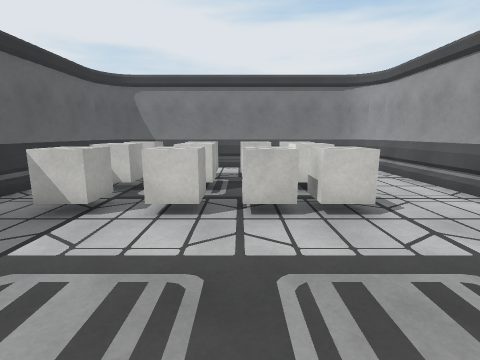
view 1 (above)

22 first-person views from a walk through a Unity game level. The camera is 1.5 m above the floor, tilts 10° down and sees 85° across. Doors are open. The floor is counted in squares, 1 m on a side. Each view is taken from the middle of a square. On the plan, view 1 faces up. The plan holds only what a view shows up to about 14 squares ahead; the rest is blank. The place goes on beyond the plan. The player is left out. Some animated figures are left out. Surface patterns are stand-ins for the level's own textures.

view 2
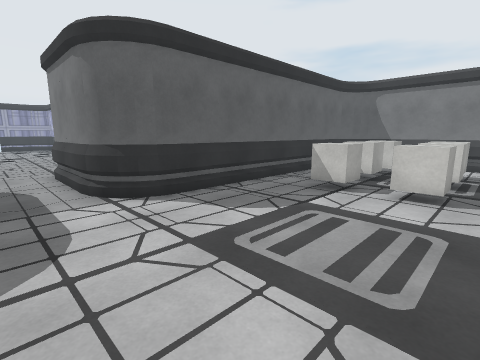

view 3
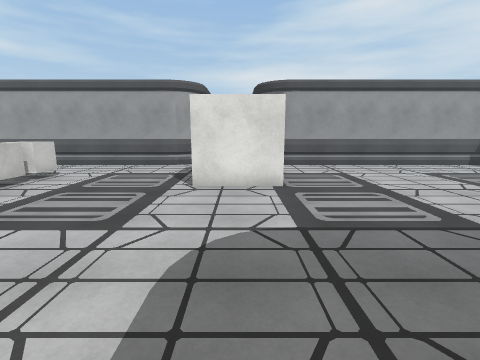

view 4
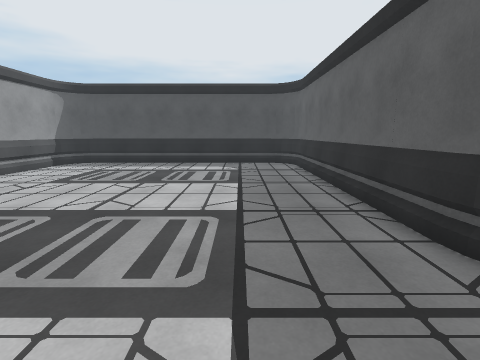

view 5
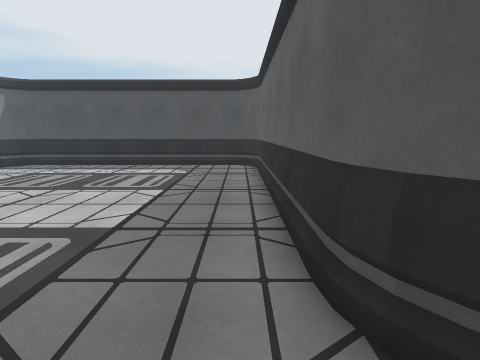

view 6
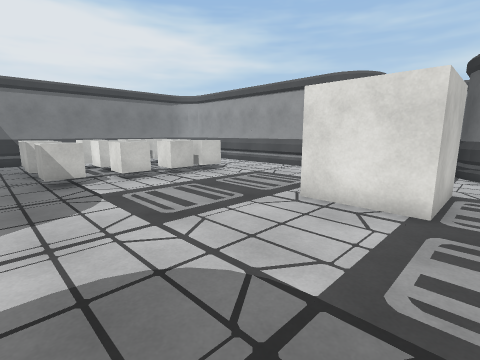

view 7
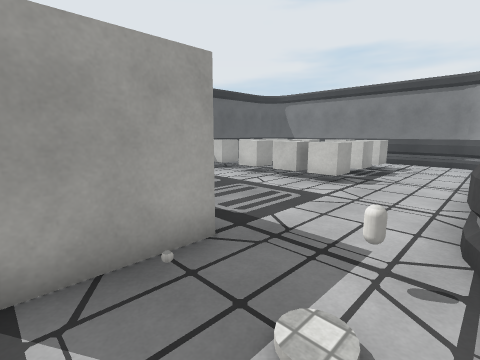

view 8
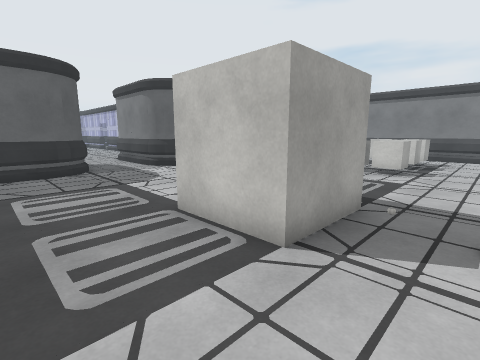

view 9
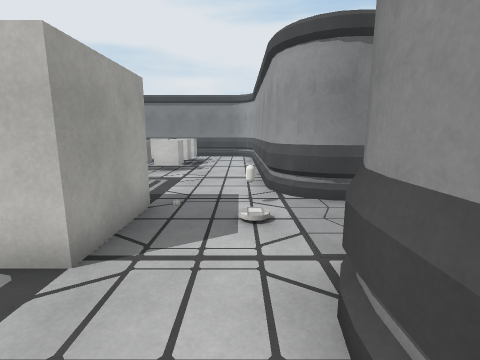

view 10
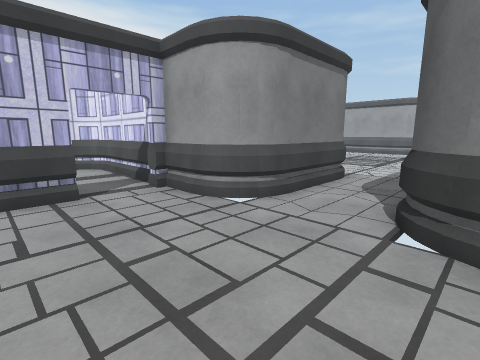

view 11
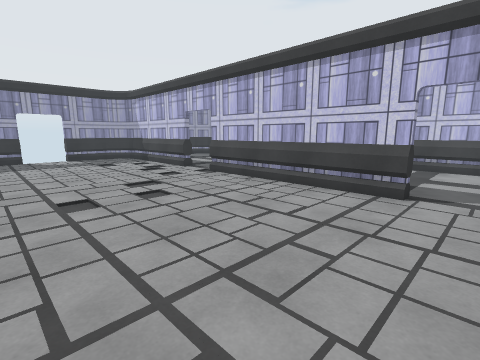

view 12
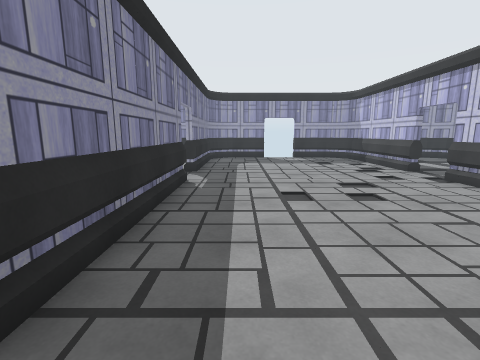

view 13
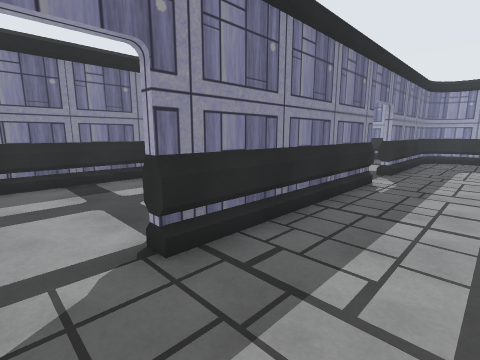

view 14
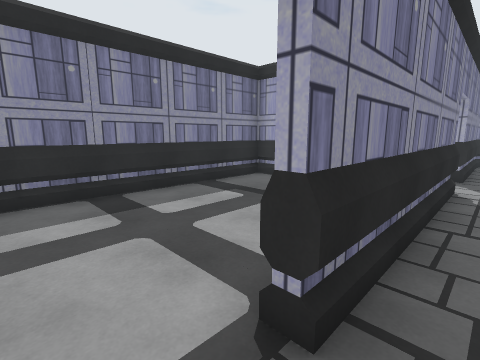

view 15
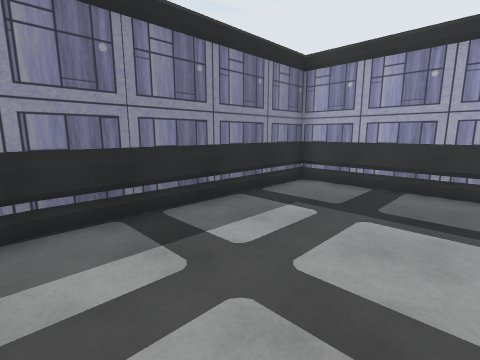

view 16
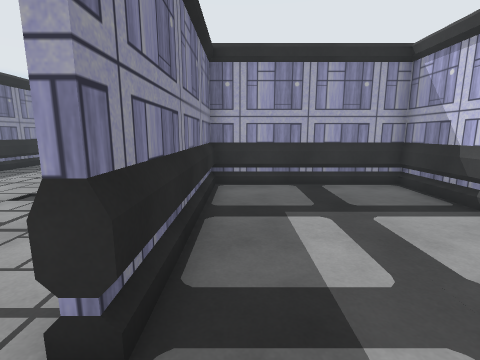

view 17
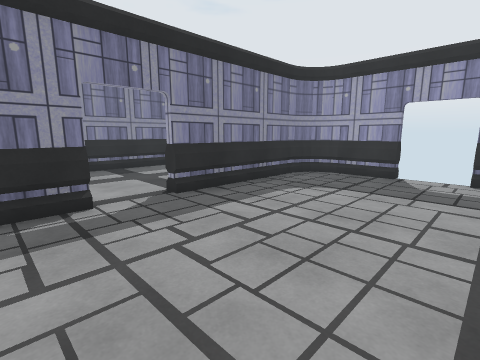

view 18
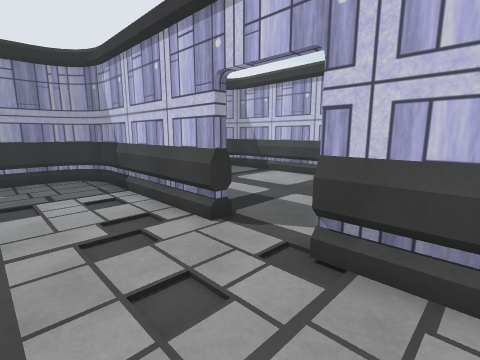

view 19
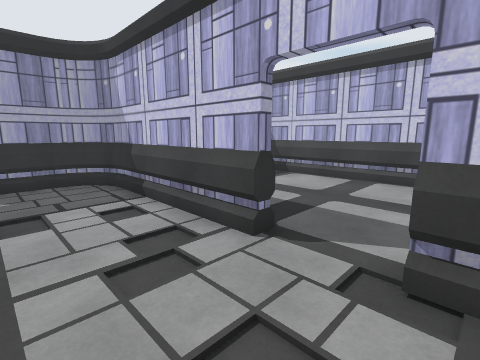

view 20
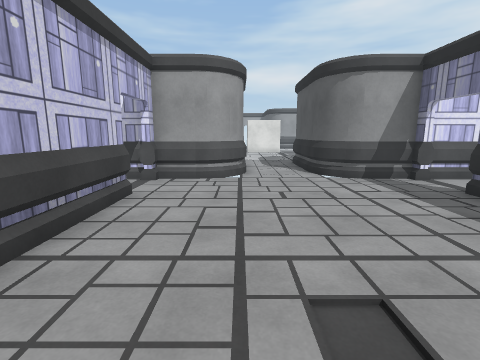

view 21
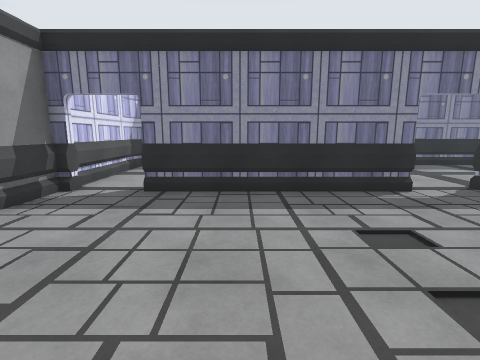

view 22
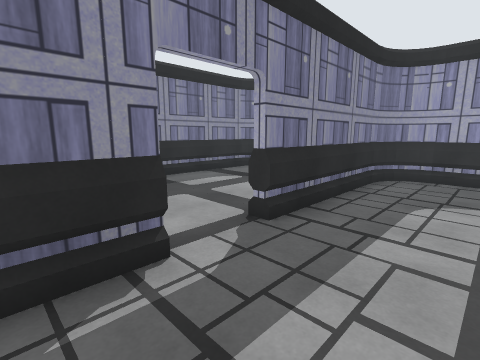

### Floor plan
Key: @ floor where view 1 was taken; # wall or solid block; . floor; D open door; C cube; A capsule.
Columns run from 29 left of view 1 to 6 right of it. Each row starts with its distance up from view 1.
 12                        #############
 11                        # .  .......#
 10                        # .C CCCC...#
  9 ##################     # CCCCCCC...#
  8  ...... #........#     # CCCC.CC...#
  7   ......#........#     #.CCCC.CC...#
  6   ......#........#     #..CCCCCC...#
  5    .....#........#     #.CCCCCCC...#
  4     ....#........#     #...........#
  3 ######DD#######DD#     #...........#
  2 .................#     #...........#
  1 .................#    ##...........#
  0 .................######......@....A#
 -1 ..............................###...
 -2 ..............................###...
 -3 .................######.......###...
 -4 .................#    ##...........#
 -5 .................#     #...........#
 -6 ######DD#######DD#     #...........#
 -7   ......#........#     #...........#
 -8    .....#........#     #...........#
 -9   ......#........#     #...........#
-10   ..... #........#     #...........#
-11  ...... #........#     #...........#
-12 ##################     #...........#
-13                        #...........#
-14                        #...........#
-15                        #############

Positions as (right, up) in squares from view 1, and headings:
1: (0, 0), facing up
2: (0, -2), facing up-left
3: (-7, -2), facing right
4: (-3, -1), facing down
5: (-5, -2), facing down
6: (-5, -4), facing up-right
7: (6, -3), facing up-left
8: (5, -6), facing up-left
9: (5, -6), facing up
10: (-16, -4), facing up-right
11: (-13, -4), facing up-left
12: (-13, -4), facing left
13: (-13, -3), facing down-left
14: (-13, -5), facing down-left
15: (-13, -7), facing down-left
16: (-13, 4), facing left
17: (-20, 0), facing down-left
18: (-20, 0), facing up-left
19: (-21, 0), facing up-left
20: (-21, 0), facing right
21: (-17, 1), facing down
22: (-20, -3), facing down-left
